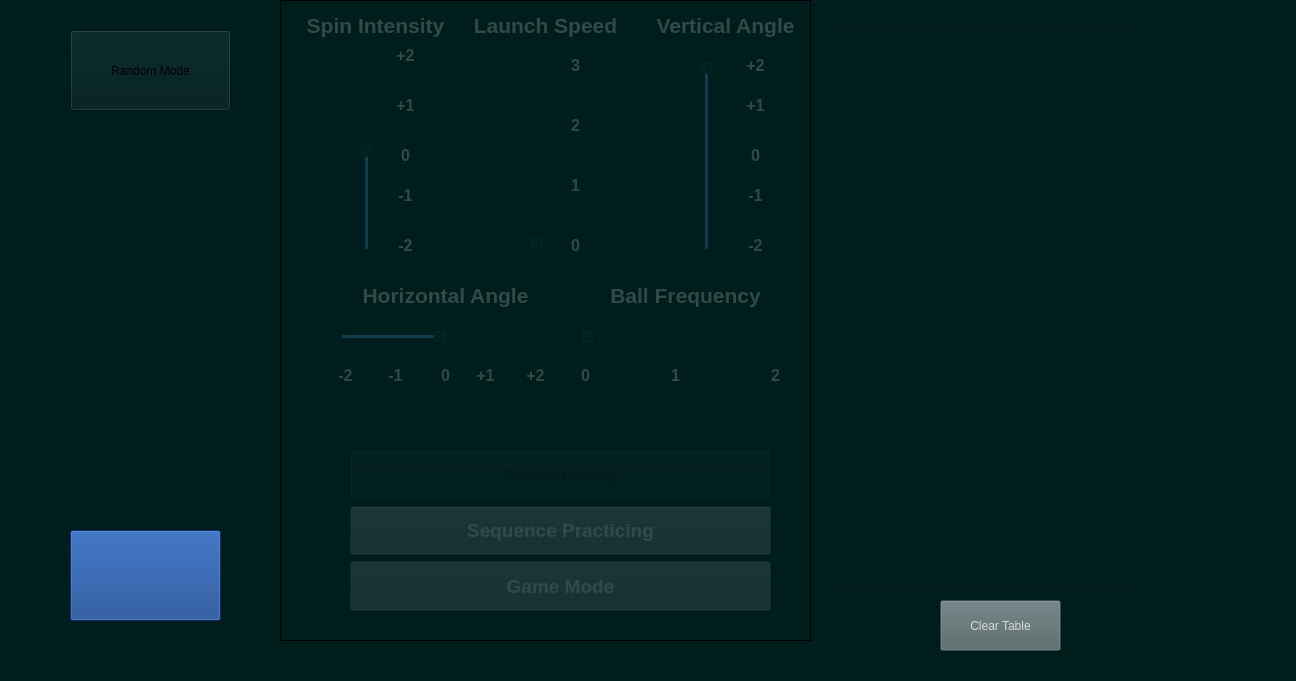
<?xml version="1.0" encoding="UTF-8"?>
<ui version="4.0">
 <class>MainWindow</class>
 <widget class="QMainWindow" name="MainWindow">
  <property name="geometry">
   <rect>
    <x>0</x>
    <y>0</y>
    <width>1296</width>
    <height>681</height>
   </rect>
  </property>
  <property name="windowTitle">
   <string>MainWindow</string>
  </property>
  <property name="styleSheet">
   <string notr="true">background-color: rgb(0, 29, 30);</string>
  </property>
  <widget class="QWidget" name="centralwidget">
   <widget class="QLabel" name="table">
    <property name="geometry">
     <rect>
      <x>840</x>
      <y>30</y>
      <width>304</width>
      <height>548</height>
     </rect>
    </property>
    <property name="styleSheet">
     <string notr="true">background-color: rgb(0, 85, 0);</string>
    </property>
    <property name="text">
     <string/>
    </property>
   </widget>
   <widget class="QLabel" name="net">
    <property name="geometry">
     <rect>
      <x>840</x>
      <y>280</y>
      <width>301</width>
      <height>21</height>
     </rect>
    </property>
    <property name="styleSheet">
     <string notr="true">background-color: qlineargradient(spread:repeat, x1:0.536402, y1:0.403, x2:0.665173, y2:0.415, stop:0.206704 rgba(58, 62, 55, 153), stop:0.251397 rgba(255, 255, 255, 148))</string>
    </property>
    <property name="text">
     <string/>
    </property>
   </widget>
   <widget class="QPushButton" name="pushButton">
    <property name="geometry">
     <rect>
      <x>940</x>
      <y>600</y>
      <width>121</width>
      <height>51</height>
     </rect>
    </property>
    <property name="toolTip">
     <string/>
    </property>
    <property name="whatsThis">
     <string/>
    </property>
    <property name="styleSheet">
     <string notr="true">color: rgb(217, 217, 217);
background-color: 	rgb(82, 100, 101)	;
</string>
    </property>
    <property name="text">
     <string>Clear Table</string>
    </property>
   </widget>
   <widget class="QSlider" name="spinSlider">
    <property name="geometry">
     <rect>
      <x>350</x>
      <y>50</y>
      <width>41</width>
      <height>201</height>
     </rect>
    </property>
    <property name="styleSheet">
     <string notr="true">color: rgb(0xd9, 0xd9, 0xd9);</string>
    </property>
    <property name="minimum">
     <number>-2</number>
    </property>
    <property name="maximum">
     <number>2</number>
    </property>
    <property name="singleStep">
     <number>1</number>
    </property>
    <property name="pageStep">
     <number>1</number>
    </property>
    <property name="value">
     <number>0</number>
    </property>
    <property name="sliderPosition">
     <number>0</number>
    </property>
    <property name="tracking">
     <bool>true</bool>
    </property>
    <property name="orientation">
     <enum>Qt::Vertical</enum>
    </property>
    <property name="tickPosition">
     <enum>QSlider::TicksBelow</enum>
    </property>
    <property name="tickInterval">
     <number>1</number>
    </property>
   </widget>
   <widget class="QLabel" name="spinIntensityText">
    <property name="geometry">
     <rect>
      <x>300</x>
      <y>0</y>
      <width>151</width>
      <height>51</height>
     </rect>
    </property>
    <property name="text">
     <string>&lt;html&gt;&lt;head/&gt;&lt;body&gt;&lt;p align=&quot;center&quot;&gt;&lt;span style=&quot; font-size:16pt; font-weight:700; color:#d9d9d9;&quot;&gt;Spin Intensity&lt;/span&gt;&lt;/p&gt;&lt;/body&gt;&lt;/html&gt;</string>
    </property>
   </widget>
   <widget class="QLabel" name="logo">
    <property name="geometry">
     <rect>
      <x>1150</x>
      <y>20</y>
      <width>131</width>
      <height>121</height>
     </rect>
    </property>
    <property name="styleSheet">
     <string notr="true">image: url(:/logo/resources/secilen.png);</string>
    </property>
    <property name="text">
     <string/>
    </property>
   </widget>
   <widget class="QLabel" name="launchSpeedText">
    <property name="geometry">
     <rect>
      <x>470</x>
      <y>0</y>
      <width>151</width>
      <height>51</height>
     </rect>
    </property>
    <property name="text">
     <string>&lt;html&gt;&lt;head/&gt;&lt;body&gt;&lt;p align=&quot;center&quot;&gt;&lt;span style=&quot; font-size:16pt; font-weight:700; color:#d9d9d9;&quot;&gt;Launch Speed&lt;/span&gt;&lt;/p&gt;&lt;/body&gt;&lt;/html&gt;</string>
    </property>
   </widget>
   <widget class="QSlider" name="speedSlider">
    <property name="geometry">
     <rect>
      <x>520</x>
      <y>60</y>
      <width>41</width>
      <height>191</height>
     </rect>
    </property>
    <property name="styleSheet">
     <string notr="true">color: rgb(0xd9, 0xd9, 0xd9);</string>
    </property>
    <property name="maximum">
     <number>3</number>
    </property>
    <property name="singleStep">
     <number>1</number>
    </property>
    <property name="pageStep">
     <number>1</number>
    </property>
    <property name="orientation">
     <enum>Qt::Vertical</enum>
    </property>
    <property name="tickPosition">
     <enum>QSlider::TicksBelow</enum>
    </property>
    <property name="tickInterval">
     <number>1</number>
    </property>
   </widget>
   <widget class="QSlider" name="vertical">
    <property name="geometry">
     <rect>
      <x>690</x>
      <y>60</y>
      <width>41</width>
      <height>191</height>
     </rect>
    </property>
    <property name="styleSheet">
     <string notr="true">color: rgb(0xd9, 0xd9, 0xd9);</string>
    </property>
    <property name="minimum">
     <number>-2</number>
    </property>
    <property name="maximum">
     <number>2</number>
    </property>
    <property name="pageStep">
     <number>1</number>
    </property>
    <property name="value">
     <number>2</number>
    </property>
    <property name="sliderPosition">
     <number>2</number>
    </property>
    <property name="orientation">
     <enum>Qt::Vertical</enum>
    </property>
    <property name="tickPosition">
     <enum>QSlider::TicksBelow</enum>
    </property>
    <property name="tickInterval">
     <number>1</number>
    </property>
   </widget>
   <widget class="QLabel" name="verticalAngleText">
    <property name="geometry">
     <rect>
      <x>650</x>
      <y>0</y>
      <width>151</width>
      <height>51</height>
     </rect>
    </property>
    <property name="text">
     <string>&lt;html&gt;&lt;head/&gt;&lt;body&gt;&lt;p align=&quot;center&quot;&gt;&lt;span style=&quot; font-size:16pt; font-weight:700; color:#d9d9d9;&quot;&gt;Vertical Angle&lt;/span&gt;&lt;/p&gt;&lt;/body&gt;&lt;/html&gt;</string>
    </property>
   </widget>
   <widget class="QLabel" name="horizontalAngleText">
    <property name="geometry">
     <rect>
      <x>350</x>
      <y>270</y>
      <width>191</width>
      <height>51</height>
     </rect>
    </property>
    <property name="text">
     <string>&lt;html&gt;&lt;head/&gt;&lt;body&gt;&lt;p align=&quot;center&quot;&gt;&lt;span style=&quot; font-size:16pt; font-weight:700; color:#d9d9d9;&quot;&gt;Horizontal Angle&lt;/span&gt;&lt;/p&gt;&lt;/body&gt;&lt;/html&gt;</string>
    </property>
   </widget>
   <widget class="QSlider" name="horizontalSlider">
    <property name="geometry">
     <rect>
      <x>340</x>
      <y>320</y>
      <width>201</width>
      <height>41</height>
     </rect>
    </property>
    <property name="styleSheet">
     <string notr="true">color: rgb(92, 225, 230);
</string>
    </property>
    <property name="minimum">
     <number>-2</number>
    </property>
    <property name="maximum">
     <number>2</number>
    </property>
    <property name="pageStep">
     <number>1</number>
    </property>
    <property name="orientation">
     <enum>Qt::Horizontal</enum>
    </property>
    <property name="tickPosition">
     <enum>QSlider::TicksBelow</enum>
    </property>
    <property name="tickInterval">
     <number>1</number>
    </property>
   </widget>
   <widget class="QLabel" name="label">
    <property name="geometry">
     <rect>
      <x>560</x>
      <y>50</y>
      <width>31</width>
      <height>31</height>
     </rect>
    </property>
    <property name="text">
     <string>&lt;html&gt;&lt;head/&gt;&lt;body&gt;&lt;p align=&quot;center&quot;&gt;&lt;span style=&quot; font-size:12pt; font-weight:700; color:#d9d9d9;&quot;&gt;3&lt;/span&gt;&lt;/p&gt;&lt;/body&gt;&lt;/html&gt;</string>
    </property>
   </widget>
   <widget class="QLabel" name="label_2">
    <property name="geometry">
     <rect>
      <x>560</x>
      <y>110</y>
      <width>31</width>
      <height>31</height>
     </rect>
    </property>
    <property name="text">
     <string>&lt;html&gt;&lt;head/&gt;&lt;body&gt;&lt;p align=&quot;center&quot;&gt;&lt;span style=&quot; font-size:12pt; font-weight:700; color:#d9d9d9;&quot;&gt;2&lt;/span&gt;&lt;/p&gt;&lt;/body&gt;&lt;/html&gt;</string>
    </property>
   </widget>
   <widget class="QLabel" name="label_3">
    <property name="geometry">
     <rect>
      <x>560</x>
      <y>170</y>
      <width>31</width>
      <height>31</height>
     </rect>
    </property>
    <property name="text">
     <string>&lt;html&gt;&lt;head/&gt;&lt;body&gt;&lt;p align=&quot;center&quot;&gt;&lt;span style=&quot; font-size:12pt; font-weight:700; color:#d9d9d9;&quot;&gt;1&lt;/span&gt;&lt;/p&gt;&lt;/body&gt;&lt;/html&gt;</string>
    </property>
   </widget>
   <widget class="QLabel" name="label_4">
    <property name="geometry">
     <rect>
      <x>560</x>
      <y>230</y>
      <width>31</width>
      <height>31</height>
     </rect>
    </property>
    <property name="text">
     <string>&lt;html&gt;&lt;head/&gt;&lt;body&gt;&lt;p align=&quot;center&quot;&gt;&lt;span style=&quot; font-size:12pt; font-weight:700; color:#d9d9d9;&quot;&gt;0&lt;/span&gt;&lt;/p&gt;&lt;/body&gt;&lt;/html&gt;</string>
    </property>
   </widget>
   <widget class="QLabel" name="label_5">
    <property name="geometry">
     <rect>
      <x>390</x>
      <y>90</y>
      <width>31</width>
      <height>31</height>
     </rect>
    </property>
    <property name="text">
     <string>&lt;html&gt;&lt;head/&gt;&lt;body&gt;&lt;p align=&quot;center&quot;&gt;&lt;span style=&quot; font-size:12pt; font-weight:700; color:#d9d9d9;&quot;&gt;+1&lt;/span&gt;&lt;/p&gt;&lt;/body&gt;&lt;/html&gt;</string>
    </property>
   </widget>
   <widget class="QLabel" name="label_6">
    <property name="geometry">
     <rect>
      <x>390</x>
      <y>140</y>
      <width>31</width>
      <height>31</height>
     </rect>
    </property>
    <property name="text">
     <string>&lt;html&gt;&lt;head/&gt;&lt;body&gt;&lt;p align=&quot;center&quot;&gt;&lt;span style=&quot; font-size:12pt; font-weight:700; color:#d9d9d9;&quot;&gt;0&lt;/span&gt;&lt;/p&gt;&lt;/body&gt;&lt;/html&gt;</string>
    </property>
   </widget>
   <widget class="QLabel" name="label_7">
    <property name="geometry">
     <rect>
      <x>390</x>
      <y>40</y>
      <width>31</width>
      <height>31</height>
     </rect>
    </property>
    <property name="text">
     <string>&lt;html&gt;&lt;head/&gt;&lt;body&gt;&lt;p align=&quot;center&quot;&gt;&lt;span style=&quot; font-size:12pt; font-weight:700; color:#d9d9d9;&quot;&gt;+2&lt;/span&gt;&lt;/p&gt;&lt;/body&gt;&lt;/html&gt;</string>
    </property>
   </widget>
   <widget class="QLabel" name="label_8">
    <property name="geometry">
     <rect>
      <x>390</x>
      <y>230</y>
      <width>31</width>
      <height>31</height>
     </rect>
    </property>
    <property name="text">
     <string>&lt;html&gt;&lt;head/&gt;&lt;body&gt;&lt;p align=&quot;center&quot;&gt;&lt;span style=&quot; font-size:12pt; font-weight:700; color:#d9d9d9;&quot;&gt;-2&lt;/span&gt;&lt;/p&gt;&lt;/body&gt;&lt;/html&gt;</string>
    </property>
   </widget>
   <widget class="QLabel" name="label_9">
    <property name="geometry">
     <rect>
      <x>390</x>
      <y>180</y>
      <width>31</width>
      <height>31</height>
     </rect>
    </property>
    <property name="text">
     <string>&lt;html&gt;&lt;head/&gt;&lt;body&gt;&lt;p align=&quot;center&quot;&gt;&lt;span style=&quot; font-size:12pt; font-weight:700; color:#d9d9d9;&quot;&gt;-1&lt;/span&gt;&lt;/p&gt;&lt;/body&gt;&lt;/html&gt;</string>
    </property>
   </widget>
   <widget class="QLabel" name="label_10">
    <property name="geometry">
     <rect>
      <x>740</x>
      <y>140</y>
      <width>31</width>
      <height>31</height>
     </rect>
    </property>
    <property name="text">
     <string>&lt;html&gt;&lt;head/&gt;&lt;body&gt;&lt;p align=&quot;center&quot;&gt;&lt;span style=&quot; font-size:12pt; font-weight:700; color:#d9d9d9;&quot;&gt;0&lt;/span&gt;&lt;/p&gt;&lt;/body&gt;&lt;/html&gt;</string>
    </property>
   </widget>
   <widget class="QLabel" name="label_11">
    <property name="geometry">
     <rect>
      <x>740</x>
      <y>50</y>
      <width>31</width>
      <height>31</height>
     </rect>
    </property>
    <property name="text">
     <string>&lt;html&gt;&lt;head/&gt;&lt;body&gt;&lt;p align=&quot;center&quot;&gt;&lt;span style=&quot; font-size:12pt; font-weight:700; color:#d9d9d9;&quot;&gt;+2&lt;/span&gt;&lt;/p&gt;&lt;/body&gt;&lt;/html&gt;</string>
    </property>
   </widget>
   <widget class="QLabel" name="label_12">
    <property name="geometry">
     <rect>
      <x>740</x>
      <y>230</y>
      <width>31</width>
      <height>31</height>
     </rect>
    </property>
    <property name="text">
     <string>&lt;html&gt;&lt;head/&gt;&lt;body&gt;&lt;p align=&quot;center&quot;&gt;&lt;span style=&quot; font-size:12pt; font-weight:700; color:#d9d9d9;&quot;&gt;-2&lt;/span&gt;&lt;/p&gt;&lt;/body&gt;&lt;/html&gt;</string>
    </property>
   </widget>
   <widget class="QLabel" name="label_13">
    <property name="geometry">
     <rect>
      <x>740</x>
      <y>180</y>
      <width>31</width>
      <height>31</height>
     </rect>
    </property>
    <property name="text">
     <string>&lt;html&gt;&lt;head/&gt;&lt;body&gt;&lt;p align=&quot;center&quot;&gt;&lt;span style=&quot; font-size:12pt; font-weight:700; color:#d9d9d9;&quot;&gt;-1&lt;/span&gt;&lt;/p&gt;&lt;/body&gt;&lt;/html&gt;</string>
    </property>
   </widget>
   <widget class="QLabel" name="label_14">
    <property name="geometry">
     <rect>
      <x>740</x>
      <y>90</y>
      <width>31</width>
      <height>31</height>
     </rect>
    </property>
    <property name="text">
     <string>&lt;html&gt;&lt;head/&gt;&lt;body&gt;&lt;p align=&quot;center&quot;&gt;&lt;span style=&quot; font-size:12pt; font-weight:700; color:#d9d9d9;&quot;&gt;+1&lt;/span&gt;&lt;/p&gt;&lt;/body&gt;&lt;/html&gt;</string>
    </property>
   </widget>
   <widget class="QLabel" name="label_15">
    <property name="geometry">
     <rect>
      <x>430</x>
      <y>360</y>
      <width>31</width>
      <height>31</height>
     </rect>
    </property>
    <property name="text">
     <string>&lt;html&gt;&lt;head/&gt;&lt;body&gt;&lt;p align=&quot;center&quot;&gt;&lt;span style=&quot; font-size:12pt; font-weight:700; color:#d9d9d9;&quot;&gt;0&lt;/span&gt;&lt;/p&gt;&lt;/body&gt;&lt;/html&gt;</string>
    </property>
   </widget>
   <widget class="QLabel" name="label_16">
    <property name="geometry">
     <rect>
      <x>520</x>
      <y>360</y>
      <width>31</width>
      <height>31</height>
     </rect>
    </property>
    <property name="text">
     <string>&lt;html&gt;&lt;head/&gt;&lt;body&gt;&lt;p align=&quot;center&quot;&gt;&lt;span style=&quot; font-size:12pt; font-weight:700; color:#d9d9d9;&quot;&gt;+2&lt;/span&gt;&lt;/p&gt;&lt;/body&gt;&lt;/html&gt;</string>
    </property>
   </widget>
   <widget class="QLabel" name="label_17">
    <property name="geometry">
     <rect>
      <x>330</x>
      <y>360</y>
      <width>31</width>
      <height>31</height>
     </rect>
    </property>
    <property name="text">
     <string>&lt;html&gt;&lt;head/&gt;&lt;body&gt;&lt;p align=&quot;center&quot;&gt;&lt;span style=&quot; font-size:12pt; font-weight:700; color:#d9d9d9;&quot;&gt;-2&lt;/span&gt;&lt;/p&gt;&lt;/body&gt;&lt;/html&gt;</string>
    </property>
   </widget>
   <widget class="QLabel" name="label_18">
    <property name="geometry">
     <rect>
      <x>380</x>
      <y>360</y>
      <width>31</width>
      <height>31</height>
     </rect>
    </property>
    <property name="text">
     <string>&lt;html&gt;&lt;head/&gt;&lt;body&gt;&lt;p align=&quot;center&quot;&gt;&lt;span style=&quot; font-size:12pt; font-weight:700; color:#d9d9d9;&quot;&gt;-1&lt;/span&gt;&lt;/p&gt;&lt;/body&gt;&lt;/html&gt;</string>
    </property>
   </widget>
   <widget class="QLabel" name="label_19">
    <property name="geometry">
     <rect>
      <x>470</x>
      <y>360</y>
      <width>31</width>
      <height>31</height>
     </rect>
    </property>
    <property name="text">
     <string>&lt;html&gt;&lt;head/&gt;&lt;body&gt;&lt;p align=&quot;center&quot;&gt;&lt;span style=&quot; font-size:12pt; font-weight:700; color:#d9d9d9;&quot;&gt;+1&lt;/span&gt;&lt;/p&gt;&lt;/body&gt;&lt;/html&gt;</string>
    </property>
   </widget>
   <widget class="QGraphicsView" name="graphicsView">
    <property name="geometry">
     <rect>
      <x>830</x>
      <y>30</y>
      <width>314</width>
      <height>558</height>
     </rect>
    </property>
    <property name="styleSheet">
     <string notr="true"/>
    </property>
   </widget>
   <widget class="QWidget" name="verticalLayoutWidget">
    <property name="geometry">
     <rect>
      <x>350</x>
      <y>450</y>
      <width>421</width>
      <height>161</height>
     </rect>
    </property>
    <layout class="QVBoxLayout" name="ModeSelectLayout">
     <item>
      <widget class="QPushButton" name="repetitionButton">
       <property name="sizePolicy">
        <sizepolicy hsizetype="Preferred" vsizetype="Preferred">
         <horstretch>0</horstretch>
         <verstretch>0</verstretch>
        </sizepolicy>
       </property>
       <property name="styleSheet">
        <string notr="true">QPushButton {
    font-size: 14pt;
    font-weight: bold;
    color: rgb(217, 217, 217);
	background-color: rgb(15, 63, 139);
};

</string>
       </property>
       <property name="text">
        <string>Repetition Practicing</string>
       </property>
      </widget>
     </item>
     <item>
      <widget class="QPushButton" name="sequenceButton">
       <property name="sizePolicy">
        <sizepolicy hsizetype="Preferred" vsizetype="Preferred">
         <horstretch>0</horstretch>
         <verstretch>0</verstretch>
        </sizepolicy>
       </property>
       <property name="styleSheet">
        <string notr="true">QPushButton {
    font-size: 14pt;
    font-weight: bold;
    color: rgb(217, 217, 217);
background-color: rgb(85, 103, 104);
}</string>
       </property>
       <property name="text">
        <string>Sequence Practicing</string>
       </property>
      </widget>
     </item>
     <item>
      <widget class="QPushButton" name="gameModeButton">
       <property name="sizePolicy">
        <sizepolicy hsizetype="Preferred" vsizetype="Preferred">
         <horstretch>0</horstretch>
         <verstretch>0</verstretch>
        </sizepolicy>
       </property>
       <property name="styleSheet">
        <string notr="true">QPushButton {
    font-size: 14pt;
    font-weight: bold;
    color: rgb(217, 217, 217);
background-color: rgb(85, 103, 104);
}</string>
       </property>
       <property name="text">
        <string>Game Mode</string>
       </property>
      </widget>
     </item>
    </layout>
   </widget>
   <widget class="QSlider" name="frequencySlider">
    <property name="geometry">
     <rect>
      <x>580</x>
      <y>320</y>
      <width>201</width>
      <height>41</height>
     </rect>
    </property>
    <property name="styleSheet">
     <string notr="true">color: rgb(92, 225, 230);
</string>
    </property>
    <property name="minimum">
     <number>0</number>
    </property>
    <property name="maximum">
     <number>2</number>
    </property>
    <property name="pageStep">
     <number>1</number>
    </property>
    <property name="orientation">
     <enum>Qt::Horizontal</enum>
    </property>
    <property name="tickPosition">
     <enum>QSlider::TicksBelow</enum>
    </property>
    <property name="tickInterval">
     <number>1</number>
    </property>
   </widget>
   <widget class="QLabel" name="frequencyText">
    <property name="geometry">
     <rect>
      <x>590</x>
      <y>270</y>
      <width>191</width>
      <height>51</height>
     </rect>
    </property>
    <property name="text">
     <string>&lt;html&gt;&lt;head/&gt;&lt;body&gt;&lt;p align=&quot;center&quot;&gt;&lt;span style=&quot; font-size:16pt; font-weight:700; color:#d9d9d9;&quot;&gt;Ball Frequency&lt;/span&gt;&lt;/p&gt;&lt;/body&gt;&lt;/html&gt;</string>
    </property>
   </widget>
   <widget class="QLabel" name="label_24">
    <property name="geometry">
     <rect>
      <x>760</x>
      <y>360</y>
      <width>31</width>
      <height>31</height>
     </rect>
    </property>
    <property name="text">
     <string>&lt;html&gt;&lt;head/&gt;&lt;body&gt;&lt;p align=&quot;center&quot;&gt;&lt;span style=&quot; font-size:12pt; font-weight:700; color:#d9d9d9;&quot;&gt;2&lt;/span&gt;&lt;/p&gt;&lt;/body&gt;&lt;/html&gt;</string>
    </property>
   </widget>
   <widget class="QLabel" name="label_25">
    <property name="geometry">
     <rect>
      <x>570</x>
      <y>360</y>
      <width>31</width>
      <height>31</height>
     </rect>
    </property>
    <property name="text">
     <string>&lt;html&gt;&lt;head/&gt;&lt;body&gt;&lt;p align=&quot;center&quot;&gt;&lt;span style=&quot; font-size:12pt; font-weight:700; color:#d9d9d9;&quot;&gt;0&lt;/span&gt;&lt;/p&gt;&lt;/body&gt;&lt;/html&gt;</string>
    </property>
   </widget>
   <widget class="QLabel" name="label_26">
    <property name="geometry">
     <rect>
      <x>660</x>
      <y>360</y>
      <width>31</width>
      <height>31</height>
     </rect>
    </property>
    <property name="text">
     <string>&lt;html&gt;&lt;head/&gt;&lt;body&gt;&lt;p align=&quot;center&quot;&gt;&lt;span style=&quot; font-size:12pt; font-weight:700; color:#d9d9d9;&quot;&gt;1&lt;/span&gt;&lt;/p&gt;&lt;/body&gt;&lt;/html&gt;</string>
    </property>
   </widget>
   <widget class="QPushButton" name="randomButton">
    <property name="geometry">
     <rect>
      <x>70</x>
      <y>30</y>
      <width>161</width>
      <height>81</height>
     </rect>
    </property>
    <property name="sizePolicy">
     <sizepolicy hsizetype="Preferred" vsizetype="Preferred">
      <horstretch>0</horstretch>
      <verstretch>0</verstretch>
     </sizepolicy>
    </property>
    <property name="styleSheet">
     <string notr="true">QPushButton {
    font-size: 14pt;
    font-weight: bold;
    color: rgb(217, 217, 217);
	background-color: rgb(80, 97, 98);
};

</string>
    </property>
    <property name="text">
     <string>Random Mode</string>
    </property>
   </widget>
   <widget class="QPushButton" name="pushButton_2">
    <property name="geometry">
     <rect>
      <x>70</x>
      <y>530</y>
      <width>151</width>
      <height>91</height>
     </rect>
    </property>
    <property name="styleSheet">
     <string notr="true">image: url(:/logo/resources/statistics.png);
background-color:   ;
background-color: rgb(15, 63, 139);</string>
    </property>
    <property name="text">
     <string/>
    </property>
   </widget>
   <widget class="QFrame" name="perde">
    <property name="geometry">
     <rect>
      <x>280</x>
      <y>0</y>
      <width>531</width>
      <height>641</height>
     </rect>
    </property>
    <property name="styleSheet">
     <string notr="true">background-color: qlineargradient(spread:pad, x1:0, y1:0, x2:1, y2:0, stop:0.497207 rgba(0, 29, 30, 196));</string>
    </property>
    <property name="frameShape">
     <enum>QFrame::StyledPanel</enum>
    </property>
    <property name="frameShadow">
     <enum>QFrame::Raised</enum>
    </property>
    <property name="lineWidth">
     <number>2</number>
    </property>
   </widget>
  </widget>
 </widget>
 <resources/>
 <connections/>
</ui>
